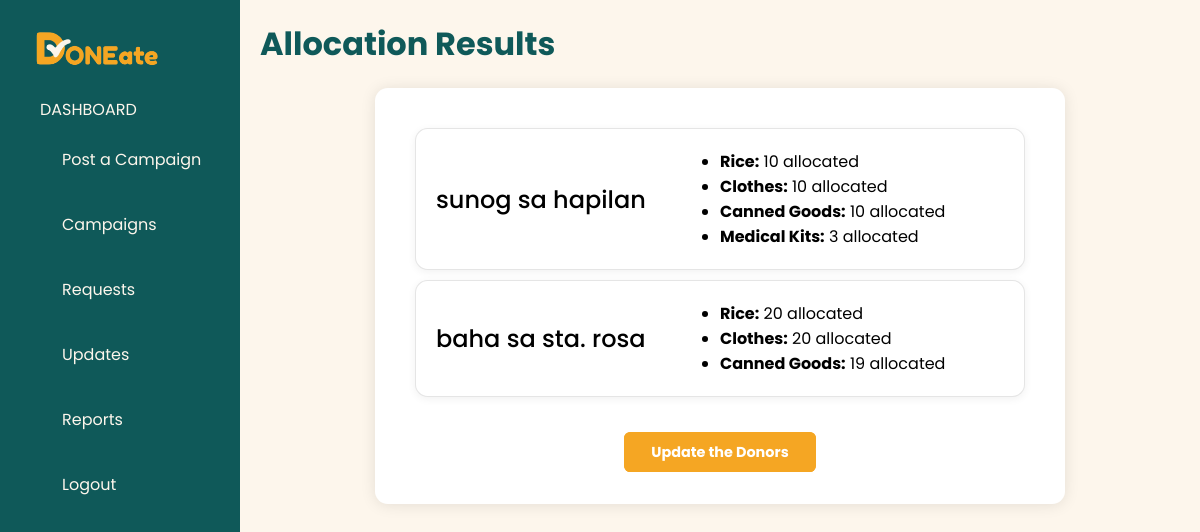
/allocate (signed in), run on the app's committed database.
### models.py (models this page shows, shortened)
class Campaigns(db.Model):
    __tablename__ = 'Campaigns'
    CampaignID = Column(Integer, primary_key=True, autoincrement=True)
    OrganizerID = Column(Integer, ForeignKey('Organizers.OrganizerID'))
    Name = Column(String(100))
    Description = Column(Text)
    Status = Column(String(20))
    isUrgent = Column(Integer)
    DatePosted = Column(Date, default=date.today)
    Location = Column(String(31))
    organizer = db.relationship("Organizers", backref="campaigns")
    def __repr__(self):
        return f"<Campaign(CampaignID='{self.CampaignID}', Name='{self.Name}')>"

class ItemList(db.Model):
    __tablename__ = 'ItemList'
    ItemID = Column(Integer, primary_key=True, autoincrement=True)
    ItemName = Column(String(100))

### app.py (the view)
@app.route('/allocate')
def allocate():
    organizer_id = session.get('organizer_id')
    allocation_results = []
    campaigns = Campaigns.query.filter_by(OrganizerID=organizer_id).order_by(
        Campaigns.isUrgent.desc(),
        Campaigns.DatePosted.asc()
    ).all()
    print(campaigns)
    for campaign in campaigns:
        campaign_summary = {'name': campaign.Name, 'allocations': []}
        campaign_details = CampaignDetails.query.filter_by(CampaignID=campaign.CampaignID).all()
        for detail in campaign_details:
            item_id = detail.ItemID
            print(item_id)
            item_name = detail.item.ItemName
            print(item_name)
            qty_needed = detail.QuantityNeeded
            print(qty_needed)
            already_allocated = db.session.query(func.sum(Inventory.QuantityAvailable)).filter_by(
                CampaignID=campaign.CampaignID,
                ItemID=item_id,
                Status = 'allocated' # this is my addtion, I think this will help
            ).scalar() or 0
            remaining_needed = qty_needed - already_allocated
            if remaining_needed <= 0:
                continue
            inventories = (
                db.session.query(Inventory)
                .join(Donations, Inventory.DonationID == Donations.DonationID)
                .filter(
                    Inventory.ItemID == item_id,
                    Inventory.CampaignID == None,
                    Inventory.Status == 'unallocated',
                    Donations.OrganizerID == organizer_id  # restrict by organizer
                )
                .order_by(Inventory.InventoryID.asc())
                .all()
            )
            total_allocated = 0
            for inv in inventories:
                if remaining_needed <= 0:
                    break
                if inv.QuantityAvailable <= remaining_needed:
                    inv.CampaignID = campaign.CampaignID
                    inv.Status = 'allocated'
                    inv.AllocationDate = date.today()
                    total_allocated += inv.QuantityAvailable
                    remaining_needed -= inv.QuantityAvailable
                else:
                    allocated_qty = remaining_needed
                    excess_qty = inv.QuantityAvailable - remaining_needed
                    inv.QuantityAvailable = allocated_qty
                    inv.CampaignID = campaign.CampaignID
                    inv.Status = 'allocated'
                    inv.AllocationDate = date.today()
                    new_inv = Inventory(
                        DonationID=inv.DonationID,
                        ItemID=inv.ItemID,
                        QuantityAvailable=excess_qty,
                        CampaignID=None,
                        Status='unallocated',
                        AllocationDate=None
                    )
                    db.session.add(new_inv)
                    total_allocated += allocated_qty
                    remaining_needed = 0
            if total_allocated > 0:
                campaign_summary['allocations'].append({
                    'item': item_name,
                    'allocated': total_allocated
                })
        print(campaign_summary)
        fully_allocated = True
        for detail in campaign_details:
            allocated = db.session.query(func.sum(Inventory.QuantityAvailable)).filter_by(
                CampaignID=campaign.CampaignID,
                ItemID=detail.ItemID
            ).scalar() or 0
            if allocated < detail.QuantityNeeded:
                fully_allocated = False
                break
        if fully_allocated:
            campaign.Status = "Completed"
        if campaign_summary['allocations']:
            allocation_results.append(campaign_summary)
    print(allocation_results)
    db.session.commit()
    flash("Allocation complete!")
    return render_template('allocation_results.html', results=allocation_results)

### templates/allocation_results.html
{% extends "layout.html" %}
{% block body %}
<body>
    <div class="dashboard-container">
        {% include "org_nav.html" %}
        <div class="main-content">
            <h1 class="main-content-title">Allocation Results</h1>
            <div class="donor-center-container">
                {% if results %}
                {% for campaign in results %}
                <div class="donor-center-div">
                    <h3 class="organizer-name">{{ campaign.name }}</h3>
                    <div class="allocate-summary-list">
                        <ul>
                            {% for alloc in campaign.allocations %}
                            <li><strong>{{ alloc.item }}:</strong> {{ alloc.allocated }} allocated</li>
                            {% endfor %}
                        </ul>
                    </div>
                </div>
                {% endfor %}
                {% else %}
                <div class="donor-center-div">
                    <p>No new allocations were made.</p>
                </div>
                {% endif %}
                <div style="margin-top: 2rem;">
                    <a href="{{ url_for('org_update_form') }}" class="submit-bttn">Update the Donors</a>
                </div>
            </div>
        </div>
    </div>
</body>
{% endblock %}

### static/styles.css (style rules this page uses)
* { margin: 0; padding: 0; box-sizing: border-box; font-family: "Poppins", sans-serif; text-decoration: none; }
:root { --primary-color: #fdf6ec; --secondary-color: #0f5959; --accent-color: #f5a623; --white: #fff; --text-color: #333; --text-field-color: #f1f1f1; --font-size-s: 0.9rem; --font-size-n: 1rem; --font-size-m: 1.12rem; --font-size-l: 1.5rem; --font-size-xl: 2rem; --font-size-xxl: 2.3rem; --font-weight-normal: 400; --font-weight-medium: 500; --font-weight-semibold: 600; --font-weight-bold: 700; --border-radius-1: 0.4rem; --border-radius-2: 0.8rem; --border-radius-3: 1.2rem; --box-shadow: 0 2px 8px rgba(0, 0, 0, 0.06); --border: 1px solid rgba(0, 0, 0, 0.1); }
body { background-color: var(--primary-color); min-height: 100vh; }
.donor-center-container { display: flex; flex-direction: column; align-items: center; background-color: var(--white); justify-content: center; margin: 0px auto 0px auto; width: 75%; margin-top: 10px; margin-bottom: 30px; padding: 40px; box-shadow: 0px 1px 15px rgb(0, 0, 0, 0.1); border-radius: var(--border-radius-2); gap: 10px; }
.donor-center-div { display: flex; justify-content: space-between; width: 100%; gap: 20px; padding: 20px; background-color: var(--white); border-radius: var(--border-radius-2); border: 1px solid rgba(0, 0, 0, 0.1); box-shadow: 0 2px 8px rgba(0, 0, 0, 0.06); }
.organizer-name { font-size: var(--font-size-l); font-weight: var(--font-weight-medium); margin: auto 0px; }
.submit-bttn { background-color: var(--accent-color); color: #fff; border: 2.5px solid var(--accent-color); border-radius: var(--border-radius-1); padding: 8px 25px; font-size: var(--font-size-s); font-weight: var(--font-weight-semibold); cursor: pointer; transition: background-color 0.3s ease; }
.dashboard-container { display: flex; width: 100%; height: 100vh; }
.main-content { width: 80%; padding: 20px; box-sizing: border-box; overflow-y: auto; }
.main-content-title { color: var(--secondary-color); margin-bottom: 20px; }
.allocate-summary-list { width: 50%; }

### data on the page
Campaigns: name "sunog sa hapilan"
ItemList: item "Rice", allocated "10", allocated "20"
ItemList: item "Clothes", allocated "10", allocated "20"
ItemList: item "Canned Goods", allocated "10", allocated "19"
ItemList: item "Medical Kits", allocated "3"
Campaigns: name "baha sa sta. rosa"
